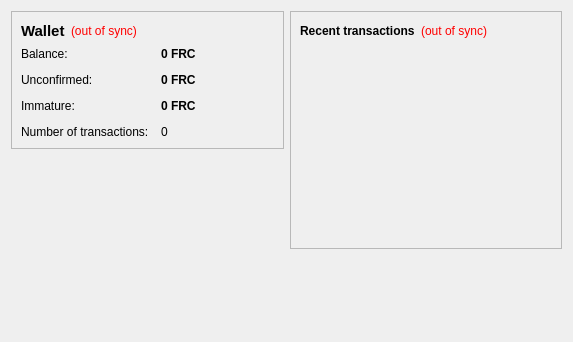
<?xml version="1.0" encoding="UTF-8"?>
<ui version="4.0">
 <class>OverviewPage</class>
 <widget class="QWidget" name="OverviewPage">
  <property name="geometry">
   <rect>
    <x>0</x>
    <y>0</y>
    <width>573</width>
    <height>342</height>
   </rect>
  </property>
  <property name="windowTitle">
   <string>Form</string>
  </property>
  <layout class="QHBoxLayout" name="horizontalLayout" stretch="1,1">
   <item>
    <layout class="QVBoxLayout" name="verticalLayout_2">
     <item>
      <widget class="QFrame" name="frame">
       <property name="frameShape">
        <enum>QFrame::StyledPanel</enum>
       </property>
       <property name="frameShadow">
        <enum>QFrame::Raised</enum>
       </property>
       <layout class="QVBoxLayout" name="verticalLayout_4">
        <item>
         <layout class="QHBoxLayout" name="horizontalLayout_4">
          <item>
           <widget class="QLabel" name="label_5">
            <property name="font">
             <font>
              <pointsize>11</pointsize>
              <weight>75</weight>
              <bold>true</bold>
             </font>
            </property>
            <property name="text">
             <string>Wallet</string>
            </property>
           </widget>
          </item>
          <item>
           <widget class="QLabel" name="labelWalletStatus">
            <property name="toolTip">
             <string>The displayed information may be out of date. Your wallet automatically synchronizes with the CEuro network after a connection is established, but this process has not completed yet.</string>
            </property>
            <property name="styleSheet">
             <string notr="true">QLabel { color: red; }</string>
            </property>
            <property name="text">
             <string notr="true">(out of sync)</string>
            </property>
            <property name="alignment">
             <set>Qt::AlignLeading|Qt::AlignLeft|Qt::AlignVCenter</set>
            </property>
           </widget>
          </item>
          <item>
           <spacer name="horizontalSpacer_2">
            <property name="orientation">
             <enum>Qt::Horizontal</enum>
            </property>
            <property name="sizeHint" stdset="0">
             <size>
              <width>40</width>
              <height>20</height>
             </size>
            </property>
           </spacer>
          </item>
         </layout>
        </item>
        <item>
         <layout class="QFormLayout" name="formLayout_2">
          <property name="fieldGrowthPolicy">
           <enum>QFormLayout::AllNonFixedFieldsGrow</enum>
          </property>
          <property name="horizontalSpacing">
           <number>12</number>
          </property>
          <property name="verticalSpacing">
           <number>12</number>
          </property>
          <item row="0" column="0">
           <widget class="QLabel" name="label">
            <property name="text">
             <string>Balance:</string>
            </property>
           </widget>
          </item>
          <item row="0" column="1">
           <widget class="QLabel" name="labelBalance">
            <property name="font">
             <font>
              <weight>75</weight>
              <bold>true</bold>
             </font>
            </property>
            <property name="cursor">
             <cursorShape>IBeamCursor</cursorShape>
            </property>
            <property name="toolTip">
             <string>Your current balance</string>
            </property>
            <property name="text">
             <string notr="true">0 FRC</string>
            </property>
            <property name="textInteractionFlags">
             <set>Qt::LinksAccessibleByMouse|Qt::TextSelectableByKeyboard|Qt::TextSelectableByMouse</set>
            </property>
           </widget>
          </item>
          <item row="1" column="0">
           <widget class="QLabel" name="label_3">
            <property name="text">
             <string>Unconfirmed:</string>
            </property>
           </widget>
          </item>
          <item row="1" column="1">
           <widget class="QLabel" name="labelUnconfirmed">
            <property name="font">
             <font>
              <weight>75</weight>
              <bold>true</bold>
             </font>
            </property>
            <property name="cursor">
             <cursorShape>IBeamCursor</cursorShape>
            </property>
            <property name="toolTip">
             <string>Total of transactions that have yet to be confirmed, and do not yet count toward the current balance</string>
            </property>
            <property name="text">
             <string notr="true">0 FRC</string>
            </property>
            <property name="textInteractionFlags">
             <set>Qt::LinksAccessibleByMouse|Qt::TextSelectableByKeyboard|Qt::TextSelectableByMouse</set>
            </property>
           </widget>
          </item>
          <item row="3" column="0">
           <widget class="QLabel" name="label_2">
            <property name="text">
             <string>Number of transactions:</string>
            </property>
           </widget>
          </item>
          <item row="3" column="1">
           <widget class="QLabel" name="labelNumTransactions">
            <property name="toolTip">
             <string>Total number of transactions in wallet</string>
            </property>
            <property name="text">
             <string notr="true">0</string>
            </property>
           </widget>
          </item>
          <item row="2" column="0">
           <widget class="QLabel" name="labelImmatureText">
            <property name="text">
             <string>Immature:</string>
            </property>
           </widget>
          </item>
          <item row="2" column="1">
           <widget class="QLabel" name="labelImmature">
            <property name="font">
             <font>
              <weight>75</weight>
              <bold>true</bold>
             </font>
            </property>
            <property name="toolTip">
             <string>Mined balance that has not yet matured</string>
            </property>
            <property name="text">
             <string notr="true">0 FRC</string>
            </property>
            <property name="textInteractionFlags">
             <set>Qt::LinksAccessibleByMouse|Qt::TextSelectableByKeyboard|Qt::TextSelectableByMouse</set>
            </property>
           </widget>
          </item>
         </layout>
        </item>
       </layout>
      </widget>
     </item>
     <item>
      <spacer name="verticalSpacer">
       <property name="orientation">
        <enum>Qt::Vertical</enum>
       </property>
       <property name="sizeHint" stdset="0">
        <size>
         <width>20</width>
         <height>40</height>
        </size>
       </property>
      </spacer>
     </item>
    </layout>
   </item>
   <item>
    <layout class="QVBoxLayout" name="verticalLayout_3">
     <item>
      <widget class="QFrame" name="frame_2">
       <property name="frameShape">
        <enum>QFrame::StyledPanel</enum>
       </property>
       <property name="frameShadow">
        <enum>QFrame::Raised</enum>
       </property>
       <layout class="QVBoxLayout" name="verticalLayout">
        <item>
         <layout class="QHBoxLayout" name="horizontalLayout_2">
          <item>
           <widget class="QLabel" name="label_4">
            <property name="text">
             <string>&lt;b&gt;Recent transactions&lt;/b&gt;</string>
            </property>
           </widget>
          </item>
          <item>
           <widget class="QLabel" name="labelTransactionsStatus">
            <property name="toolTip">
             <string>The displayed information may be out of date. Your wallet automatically synchronizes with the CEuro network after a connection is established, but this process has not completed yet.</string>
            </property>
            <property name="styleSheet">
             <string notr="true">QLabel { color: red; }</string>
            </property>
            <property name="text">
             <string notr="true">(out of sync)</string>
            </property>
            <property name="alignment">
             <set>Qt::AlignRight|Qt::AlignTrailing|Qt::AlignVCenter</set>
            </property>
           </widget>
          </item>
          <item>
           <spacer name="horizontalSpacer">
            <property name="orientation">
             <enum>Qt::Horizontal</enum>
            </property>
            <property name="sizeHint" stdset="0">
             <size>
              <width>40</width>
              <height>20</height>
             </size>
            </property>
           </spacer>
          </item>
         </layout>
        </item>
        <item>
         <widget class="QListView" name="listTransactions">
          <property name="styleSheet">
           <string notr="true">QListView { background: transparent; }</string>
          </property>
          <property name="frameShape">
           <enum>QFrame::NoFrame</enum>
          </property>
          <property name="verticalScrollBarPolicy">
           <enum>Qt::ScrollBarAlwaysOff</enum>
          </property>
          <property name="horizontalScrollBarPolicy">
           <enum>Qt::ScrollBarAlwaysOff</enum>
          </property>
          <property name="selectionMode">
           <enum>QAbstractItemView::NoSelection</enum>
          </property>
         </widget>
        </item>
       </layout>
      </widget>
     </item>
     <item>
      <spacer name="verticalSpacer_2">
       <property name="orientation">
        <enum>Qt::Vertical</enum>
       </property>
       <property name="sizeHint" stdset="0">
        <size>
         <width>20</width>
         <height>40</height>
        </size>
       </property>
      </spacer>
     </item>
    </layout>
   </item>
  </layout>
 </widget>
 <resources/>
 <connections/>
</ui>
